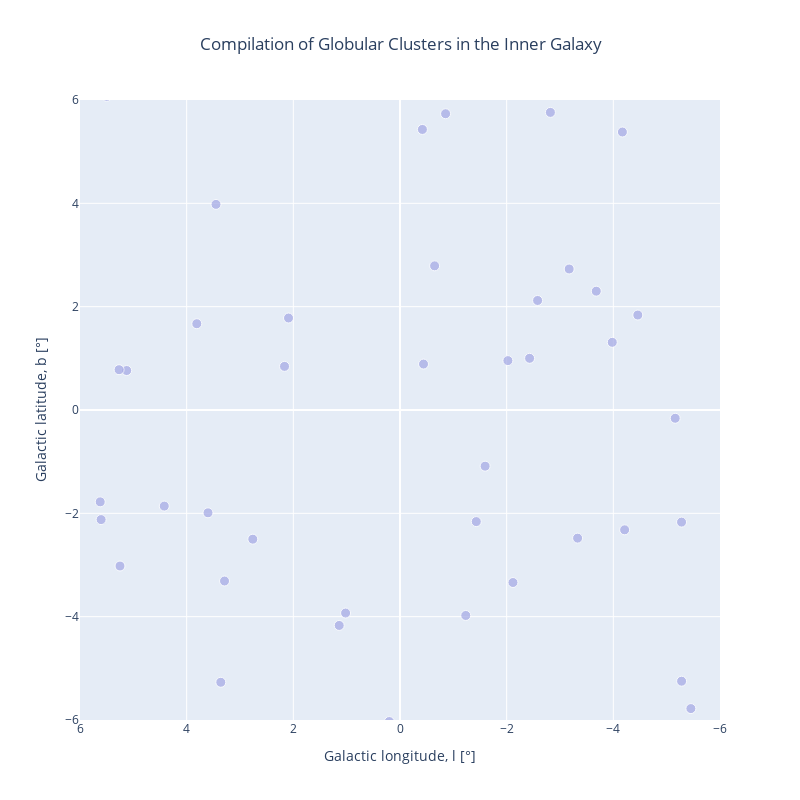

Here is the notebook cell this chart was saved with:
### Markdown cell above
#### Compilation of Globular Clusters in the Inner Galaxy (Zoom-In/Zoom-Out Plotly Go Visualization)

### Code cell
fig = go.FigureWidget([go.Scatter(x=gal_l_wrap, y=gal_b, mode='markers', hovertext=(Cluster_Name))])

scatter = fig.data[0]
colors = ['#a3a7e4'] * 100
scatter.marker.color = colors
scatter.marker.size = [10] * 100
fig.layout.hovermode = 'closest'

fig.update_xaxes(title_text = "Galactic longitude, l [°]", range=[6,-6])
fig.update_yaxes(title_text = "Galactic latitude, b [°]", range=[-6,6])
fig.update_layout(title_text='Compilation of Globular Clusters in the Inner Galaxy', title_x=0.25, 
               autosize=False, width=800, height=800)

# Incorporate functionality to zoom-in/zoom-out with the double click action on a data point 
def update_point(trace, points, selector):
    c = list(scatter.marker.color)
    s = list(scatter.marker.size)
    for i in points.point_inds:
        c[i] = '#bae2be'
        s[i] = 20
        with f.batch_update():
            scatter.marker.color = c
            scatter.marker.size = s
            
scatter.on_click(update_point)
fig.show()
# For static image render in Github 
# fig.show("svg")
# To render a large-size plot display in a separate browser window
# fig.show(renderer="browser")

### Figure 1 — Plotly figure (JSON) as saved in the notebook; plotly's stock layout.template omitted (floating-point values rounded to 4 significant figures)
{"data": [{"hovertext": ["BH_261", "Camargo_1102", "Camargo_1103", "Camargo_1104", "Camargo_1107", "Camargo_1108", "Camargo_1109", "Djorg_1", "ESO393-12", "ESO452-SC11", "ESO456-09", "ESO456-SC38", "FSR0009", "FSR019", "FSR025", "FSR1758", "FSR1767", "FSR1775", "FSR1776", "Glimpse_C02", "Gran_1", "Gran_3", "Gran_5", "HP_1", "Kronberger_49", "Liller_1", "Mercer_5", "Minni_22", "Minni_48", "NGC_6256", "NGC_6266", "NGC_6304", "NGC_6316", "NGC_6325", "NGC_6342", "NGC_6355", "NGC_6401", "NGC_6440", "NGC_6522", "NGC_6528", "NGC_6539", "NGC_6540", "NGC_6553", "NGC_6558", "NGC_6624", "NGC_6626", "NGC_6637", "NGC_6638", "NGC_6642", "NGC_6652", "NGC_6717", "NGC_6723", "Palomar_6", "Patchick_126", "Patchick_99", "RLGC_2", "Terzan_1", "Terzan_10", "Terzan_2", "Terzan_3", "Terzan_4", "Terzan_5", "Terzan_6", "Terzan_9", "Ton_2", "UKS_1", "VVV-CL002", "VVV-CL131", "VVV-CL143", "VVV-CL160", "VVV-CL001"], "marker": {"color": ["#a3a7e4", "#a3a7e4", "#a3a7e4", "#a3a7e4", "#a3a7e4", "#a3a7e4", "#a3a7e4", "#a3a7e4", "#a3a7e4", "#a3a7e4", "#a3a7e4", "#a3a7e4", "#a3a7e4", "#a3a7e4", "#a3a7e4", "#a3a7e4", "#a3a7e4", "#a3a7e4", "#a3a7e4", "#a3a7e4", "#a3a7e4", "#a3a7e4", "#a3a7e4", "#a3a7e4", "#a3a7e4", "#a3a7e4", "#a3a7e4", "#a3a7e4", "#a3a7e4", "#a3a7e4", "#a3a7e4", "#a3a7e4", "#a3a7e4", "#a3a7e4", "#a3a7e4", "#a3a7e4", "#a3a7e4", "#a3a7e4", "#a3a7e4", "#a3a7e4", "#a3a7e4", "#a3a7e4", "#a3a7e4", "#a3a7e4", "#a3a7e4", "#a3a7e4", "#a3a7e4", "#a3a7e4", "#a3a7e4", "#a3a7e4", "#a3a7e4", "#a3a7e4", "#a3a7e4", "#a3a7e4", "#a3a7e4", "#a3a7e4", "#a3a7e4", "#a3a7e4", "#a3a7e4", "#a3a7e4", "#a3a7e4", "#a3a7e4", "#a3a7e4", "#a3a7e4", "#a3a7e4", "#a3a7e4", "#a3a7e4", "#a3a7e4", "#a3a7e4", "#a3a7e4", "#a3a7e4", "#a3a7e4", "#a3a7e4", "#a3a7e4", "#a3a7e4", "#a3a7e4", "#a3a7e4", "#a3a7e4", "#a3a7e4", "#a3a7e4", "#a3a7e4", "#a3a7e4", "#a3a7e4", "#a3a7e4", "#a3a7e4", "#a3a7e4", "#a3a7e4", "#a3a7e4", "#a3a7e4", "#a3a7e4", "#a3a7e4", "#a3a7e4", "#a3a7e4", "#a3a7e4", "#a3a7e4", "#a3a7e4", "#a3a7e4", "#a3a7e4", "#a3a7e4", "#a3a7e4"], "size": [10, 10, 10, 10, 10, 10, 10, 10, 10, 10, 10, 10, 10, 10, 10, 10, 10, 10, 10, 10, 10, 10, 10, 10, 10, 10, 10, 10, 10, 10, 10, 10, 10, 10, 10, 10, 10, 10, 10, 10, 10, 10, 10, 10, 10, 10, 10, 10, 10, 10, 10, 10, 10, 10, 10, 10, 10, 10, 10, 10, 10, 10, 10, 10, 10, 10, 10, 10, 10, 10, 10, 10, 10, 10, 10, 10, 10, 10, 10, 10, 10, 10, 10, 10, 10, 10, 10, 10, 10, 10, 10, 10, 10, 10, 10, 10, 10, 10, 10, 10]}, "mode": "markers", "type": "scatter", "uid": "0d27f9d0-43a5-4952-bf5c-9a47b69c749c", "x": [3.36, -0.855, 5.604, 5.621, -2.023, -1.596, 2.165, -3.33, -6.486, -8.09, -2.118, 2.76, 1.855, 5.499, 7.534, -10.78, -7.399, -5.454, -5.28, 14.13, -1.233, -10.24, -4.459, -2.58, 7.627, -5.16, 17.59, -3.172, -0.649, -12.21, -6.42, -4.17, -2.82, 0.97, 4.9, -0.42, 3.45, 7.73, 1.02, 1.14, 20.8, 3.29, 5.25, 0.2, 2.79, 7.8, 1.72, 7.9, 9.81, 1.53, 12.88, 0.07, 2.09, -19.62, 2.488, 27.63, -2.43, 4.42, -3.68, -14.92, -3.98, 3.81, -1.43, 3.6, -9.2, 5.125, -0.441, -5.279, -4.212, 10.15, 5.267], "y": [-5.27, 5.734, -2.121, -1.778, 0.956, -1.087, 0.844, -2.48, -2.284, 12.1, -3.339, -2.5, -9.529, 6.071, 5.649, -3.292, -2.166, -5.779, -5.249, -0.64, -3.977, 3.424, 1.838, 2.12, -2.012, -0.16, -0.86, 2.729, 2.79, 3.31, 7.32, 5.38, 5.76, 8, 9.73, 5.43, 3.98, 3.8, -3.93, -4.17, 6.78, -3.31, -3.02, -6.03, -7.91, -5.58, -10.27, -7.15, -6.44, -11.38, -10.9, -17.3, 1.78, -3.825, -6.145, -1.042, 1, -1.86, 2.3, 9.19, 1.31, 1.67, -2.16, -1.99, -3.42, 0.764, 0.889, -2.17, -2.319, 0.302, 0.78]}], "layout": {"autosize": false, "height": 800, "hovermode": "closest", "title": {"text": "Compilation of Globular Clusters in the Inner Galaxy", "x": 0.25}, "width": 800, "xaxis": {"range": [6, -6], "title": {"text": "Galactic longitude, l [°]"}, "type": "linear"}, "yaxis": {"range": [-6, 6], "title": {"text": "Galactic latitude, b [°]"}, "type": "linear"}}}
